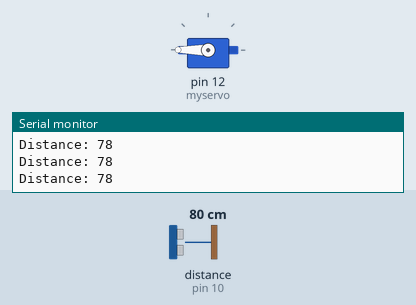
The sketch below on a simulated Arduino Uno, built with avr-gcc and run on an emulated ATmega328P. On the bench: servo, the last lines printed to the serial monitor. Wiring (inferred from the names in the program): ultrasonic range finder: trigger pin 9; echo pin 10. Inputs (shaded band) come from the test bench; at power-on: distance to the obstacle (sensor on pin 10) 80 cm. The echo pulse lasts 58.3 µs per cm.

Above: at 3.2 s.
3.3 s: distance to the obstacle (sensor on pin 10) set to 56 cm
4.8 s: distance to the obstacle (sensor on pin 10) set to 47 cm
At 5.4 s:
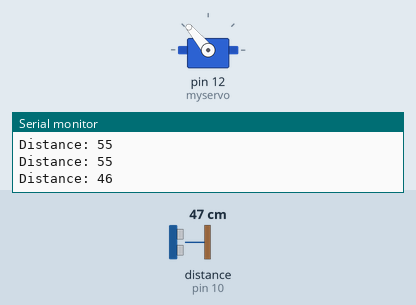
7.8 s: distance to the obstacle (sensor on pin 10) set to 299 cm
At 8.5 s:
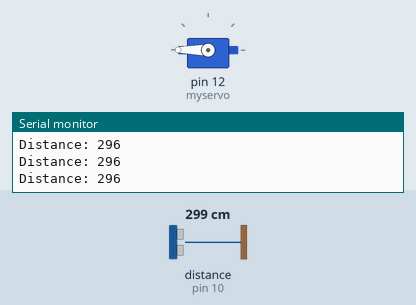
9.3 s: distance to the obstacle (sensor on pin 10) set to 2 cm
At 9.6 s:
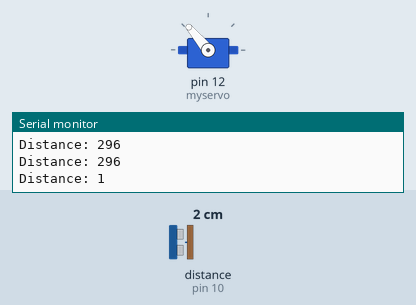
Timing chart, 0 to 13.3 s (numbered marks = the images above; inputs shaded):
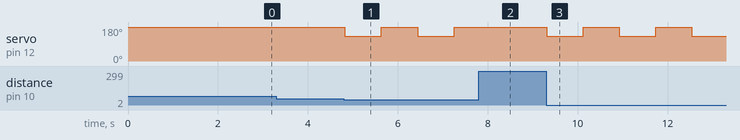

Measured:
- the behaviour switches between 51 and 50 cm on distance to the obstacle (sensor on pin 10) (found by bisection; images 0 and 1)
- after the input at 4.8 s, servo on pin 12 (myservo): alternates 180° for 0.80 s and 130° for 0.82 s, starting at once
- after the input at 7.8 s, servo on pin 12 (myservo): stays 180° (without the input it goes to 130° after 0.26 s)
- after the input at 9.3 s, servo on pin 12 (myservo): alternates 180° for 0.80 s and 130° for 0.82 s, starting at once

The sketch:

wavemaker.ino
```cpp
#include <Servo.h>

// defines pins numbers
const int trigPin = 9;
const int echoPin = 10;
// defines variables
long duration;
int distance;
Servo myservo;

void setup() {
pinMode(trigPin, OUTPUT); // Sets the trigPin as an Output
pinMode(echoPin, INPUT); // Sets the echoPin as an Input
myservo.attach(12);
myservo.write(350);
delay(1000);
myservo.detach();
delay(1000);
Serial.begin(9600); // Starts the serial communication
}

void loop() {
// Clears the trigPin
digitalWrite(trigPin, LOW);
delayMicroseconds(2);
// Sets the trigPin on HIGH state for 10 micro seconds
digitalWrite(trigPin, HIGH);
delayMicroseconds(10);
digitalWrite(trigPin, LOW);
// Reads the echoPin, returns the sound wave travel time in microseconds
duration = pulseIn(echoPin, HIGH);
// Calculating the distance
distance= duration*0.034/2;
// Prints the distance on the Serial Monitor
Serial.print("Distance: ");
Serial.println(distance);
if (distance < 50) {
 myservo.attach(12);
 myservo.write(130);
 delay(400);
 myservo.detach();
 delay(400);
 myservo.attach(12);
 delay(15);
 myservo.write(350);
 delay(400);
 myservo.detach();
 delay(400);
}
}
```
